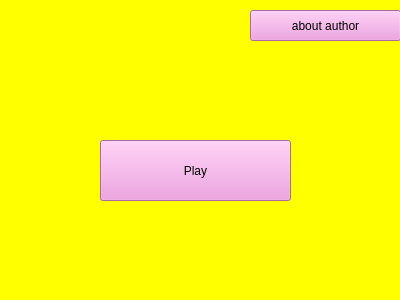
<?xml version="1.0" encoding="UTF-8"?>
<ui version="4.0">
 <class>FirstWindow</class>
 <widget class="QWidget" name="FirstWindow">
  <property name="geometry">
   <rect>
    <x>0</x>
    <y>0</y>
    <width>400</width>
    <height>300</height>
   </rect>
  </property>
  <property name="windowTitle">
   <string>Form</string>
  </property>
  <property name="styleSheet">
   <string notr="true">QWidget {
	background: rgb(255,255,0);
}

QPushButton {
	background: rgb(238, 145, 220);
	color: rgb(0, 0, 0);
	font: italic 35px &quot;Ubuntu&quot;;
	
}


QPushButton:hover {
	background: rgb(239, 18, 242);
}

QPushButton:pressed {
	background: rgb(220, 138, 221);
}</string>
  </property>
  <widget class="QPushButton" name="pushButton">
   <property name="geometry">
    <rect>
     <x>100</x>
     <y>140</y>
     <width>191</width>
     <height>61</height>
    </rect>
   </property>
   <property name="text">
    <string>Play</string>
   </property>
  </widget>
  <widget class="QPushButton" name="pushButton_3">
   <property name="geometry">
    <rect>
     <x>250</x>
     <y>10</y>
     <width>151</width>
     <height>31</height>
    </rect>
   </property>
   <property name="styleSheet">
    <string notr="true">font: italic 20px &quot;Ubuntu&quot;;</string>
   </property>
   <property name="text">
    <string>about author</string>
   </property>
  </widget>
 </widget>
 <resources/>
 <connections/>
</ui>
